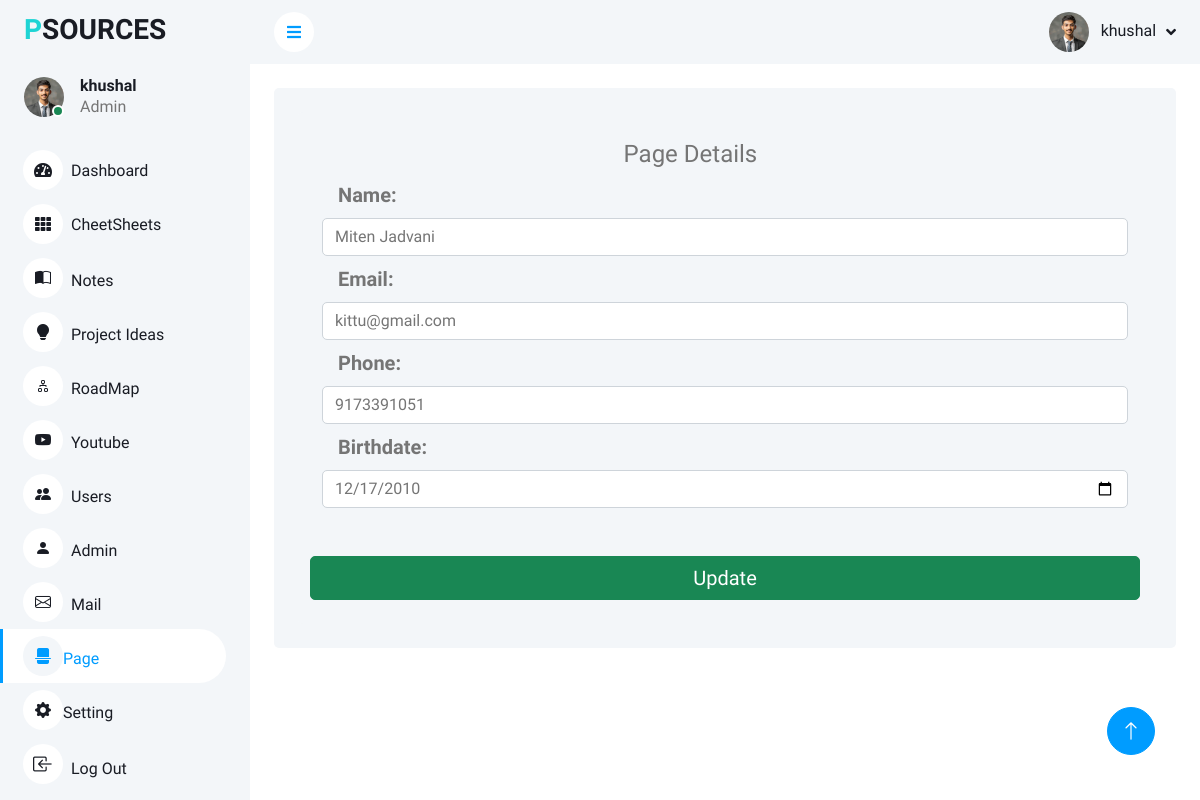
The app's page /admin/dashbord/page.php (signed in) with its own data.
### tables this page shows
CREATE TABLE `page` (
  `id` int(10) NOT NULL,
  `name` varchar(50) NOT NULL,
  `email` varchar(30) NOT NULL,
  `phone` varchar(15) NOT NULL,
  `birthdate` date NOT NULL
);

### admin/dashbord/class/class.php (called while the page is built, shortened)
<?php
class Database
{
    private $db_host = "localhost";
    private $db_user = "root";
    private $db_pass = "";
    private $db_name = "psources";
    private $mysql = "";
    private $con = false;
    private $result = array();
    public function __construct() {
        if (!$this->con) {
            $this->mysql = new mysqli($this->db_host, $this->db_user, $this->db_pass, $this->db_name);
            if ($this->mysql->connect_error) {
                array_push($this->result, $this->mysql->connect_error);
            } else {
                $this->con = true;
            }
        }
    }
    public function select($table, $condition)
    {
        if ($this->con) {
              $sql = "SELECT *FROM $table WHERE $condition";
             $qry = $this->mysql->query($sql);
             if ($qry) {
                 $this->result = $qry->fetch_all(MYSQLI_ASSOC);
                 return true;
            } else {
                array_push($this->result, $this->mysql->error);
                return false;
            }
        } else {
            return false;
        }
    }
    public function getresult()
    {
        $val = $this->result;
        $this->result = array();
        return $val;
    }
}
?>

### admin/dashbord/component/secure.php (called while the page is built, shortened)
<?php
include 'class/class.php';
$admin_obj = new Database();
$aid = $_SESSION['id'];
$admin_obj->select("admin", "id = '$aid'");
$res=$admin_obj->getResult();
?>

### admin/dashbord/page.php (the view, shortened to what this page needs)
<?php include './component/secure.php';
$admin_obj->select("page", "id = 1");
$res_page = $admin_obj->getResult();
?>
<!DOCTYPE html>
<html lang="en">
<?php include './component/css.php'; ?>
<body>
    <div class="sidebar pe-4 pb-3">
        <nav class="navbar bg-light navbar-light">
            <a href="index.html" class="navbar-brand mx-4 mb-3">
                <h3><span style="color:#1Ed4d4">P</span><span class="text-black">SOURCES</span></h3>
            </a>
            <div class="d-flex align-items-center ms-4 mb-4">
                <div class="position-relative">
                    <img class="rounded-circle" src="img/user.jpg" alt="" style="width: 40px; height: 40px;">
                    <div
                        class="bg-success rounded-circle border border-2 border-white position-absolute end-0 bottom-0 p-1">
                    </div>
                </div>
                <div class="ms-3">
                    <h6 class="mb-0"><?php echo $res[0]['name'] ?></h6>
                    <span>Admin</span>
                </div>
            </div>
            <div class="navbar-nav w-100">
                <a href="home.php" class="nav-item nav-link "><i class="fa fa-tachometer-alt me-2"></i>Dashboard</a>
                <a href="cheetsheet.php" class="nav-item nav-link "><i class="fa fa-th me-2"></i>CheetSheets</a>
                <a href="note.php" class="nav-item nav-link"><i class="bi bi-book-half me-2"></i>Notes</a>
                <a href="pidea.php" class="nav-item nav-link"><i class="bi bi-lightbulb-fill me-2"></i>Project Ideas</a>
                <a href="roadmap.php" class="nav-item nav-link"><i class="bi bi-diagram-2 me-2"></i>RoadMap</a>
                <a href="youtube.php" class="nav-item nav-link"><i class="bi bi-youtube me-2"></i>Youtube</a>
                <a href="user.php" class="nav-item nav-link"><i class="bi bi-people-fill me-2"></i>Users</a>
                <a href="admin.php" class="nav-item nav-link "><i class="bi bi-person-fill me-2"></i>Admin</a>
                <a href="mail.php" class="nav-item nav-link"><i class="bi bi-envelope me-2"></i>Mail</a>
                <a href="page.php" class="nav-item nav-link active"><i class="bi bi-file-break-fill"></i>Page</a>
                <a href="setting.php" class="nav-item nav-link"><i class="bi bi-gear-fill"></i>Setting</a>
                <a href="../logout.php" class="nav-item nav-link"><i class="bi bi-box-arrow-in-left me-2 fs-5"></i>Log
                    Out</a>
            </div>
        </nav>
    </div>
    <div class="content">
        <?php include './component/navbar.php'; ?>
        <div class="container-fluid pt-4 px-4">
            <div class="bg-light text-center rounded p-4">
                <div class="row g-4">
                    <div class="col-sm-12 col-xl-12">
                        <div class="bg-light rounded h-100 p-4">
                            <div class="row">
                                <span class="fs-4 col-11 col-sm-11 text-black"> Page Details</span>
                            </div>
                            <form action="" method="post">
                                <div class="form-group text-start">
                                    <label for="" class="px-3 mb-2 mt-2 fs-5 fw-bold">Name:</label>
                                    <input type="text" class="form-control" name="name"
                                        value="<?php echo $res_page[0]['name'] ?>">
                                </div>
                                <div class="form-group text-start">
                                    <label for="" class="px-3 mb-2 mt-2 fs-5 fw-bold">Email:</label>
                                    <input type="text" class="form-control" name="email"
                                        value="<?php echo $res_page[0]['email'] ?>">
                                </div>
                                <div class="form-group text-start">
                                    <label for="" class="px-3 mb-2 mt-2 fs-5 fw-bold">Phone:</label>
                                    <input type="text" class="form-control" name="phone"
                                        value="<?php echo $res_page[0]['phone'] ?>">
                                </div>
                                <div class="form-group text-start">
                                    <label for="" class="px-3 mb-2 mt-2 fs-5 fw-bold">Birthdate:</label>
                                    <input type="date" class="form-control" name="bdate"
                                        value="<?php echo $res_page[0]['birthdate'] ?>">
                                </div>
                                      <div class="form-group mt-5 row d-grid gap-2">
                                        <button type="submit" class="btn btn-success fs-5"  name="update_about">Update</button>
                                    </div>
                                </div>
                        </div>
                    </div>
                </div>
            </div>
        </div>
        <a href="#" class="btn btn-lg btn-primary btn-lg-square back-to-top"><i class="bi bi-arrow-up"></i></a>
</body>
</html>

### admin/dashbord/component/navbar.php (shortened to what this page needs)
<nav class="navbar navbar-expand bg-light navbar-light sticky-top px-4 py-0">
                <a href="#" class="sidebar-toggler flex-shrink-0">
                    <i class="fa fa-bars"></i>
                </a>
                <div class="navbar-nav align-items-center ms-auto">
                    <div class="nav-item dropdown">
                        <a href="#" class="nav-link dropdown-toggle" data-bs-toggle="dropdown">
                            <img class="rounded-circle me-lg-2" src="img/admin.jpg" alt=""
                                style="width: 40px; height: 40px;">
                            <span class="d-none d-lg-inline-flex"><?php echo $res[0]['name'] ?></span>
                        </a>
                    </div>
                </div>
            </nav>

### admin/dashbord/css/style.css (style rules this page uses)
:root { --primary: #009CFF; --light: #F3F6F9; --dark: #191C24; }
.back-to-top { position: fixed; display: none; right: 45px; bottom: 45px; z-index: 99; }
.btn { transition: .5s; }
.btn.btn-primary { color: #FFFFFF; }
.btn-lg-square { width: 48px; height: 48px; }
.btn-square, .btn-sm-square, .btn-lg-square { padding: 0; display: inline-flex; align-items: center; justify-content: center; font-weight: normal; border-radius: 50px; }
.sidebar { position: fixed; top: 0; left: 0; bottom: 0; width: 250px; height: 100vh; overflow-y: auto; background: var(--light); transition: 0.5s; z-index: 999; }
.content { margin-left: 250px; min-height: 100vh; background: #FFFFFF; transition: 0.5s; }
@media (min-width: 992px) { .sidebar { margin-left: 0; } }
@media (min-width: 992px) { .content { width: calc(100% - 250px); } }
.sidebar .navbar .navbar-nav .nav-link { padding: 7px 20px; color: var(--dark); font-weight: 500; border-left: 3px solid var(--light); border-radius: 0 30px 30px 0; outline: none; }
.sidebar .navbar .navbar-nav .nav-link:hover, .sidebar .navbar .navbar-nav .nav-link.active { color: var(--primary); background: #FFFFFF; border-color: var(--primary); }
.sidebar .navbar .navbar-nav .nav-link i { width: 40px; height: 40px; display: inline-flex; align-items: center; justify-content: center; background: #FFFFFF; border-radius: 40px; }
.sidebar .navbar .navbar-nav .nav-link:hover i, .sidebar .navbar .navbar-nav .nav-link.active i { background: var(--light); }
.content .navbar .navbar-nav .nav-link { margin-left: 25px; padding: 12px 0; color: var(--dark); outline: none; }
.content .navbar .sidebar-toggler, .content .navbar .navbar-nav .nav-link i { width: 40px; height: 40px; display: inline-flex; align-items: center; justify-content: center; background: #FFFFFF; border-radius: 40px; }
.content .navbar .dropdown-toggle::after { margin-left: 6px; vertical-align: middle; border: none; content: "\f107"; font-family: "Font Awesome 5 Free"; font-weight: 900; transition: .5s; }

### records on screen
page: name "Miten Jadvani", email "kittu@gmail.com", phone "9173391051", bdate "12/17/2010"

### other values on screen
$res[0]['name'] "khushal"
